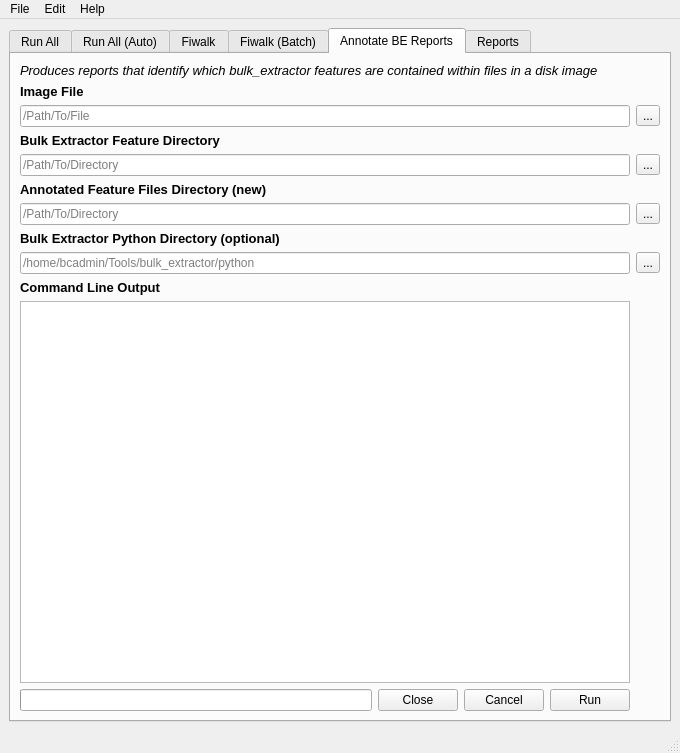
<?xml version="1.0" encoding="UTF-8"?>
<ui version="4.0">
 <class>MainWindow</class>
 <widget class="QMainWindow" name="MainWindow">
  <property name="geometry">
   <rect>
    <x>0</x>
    <y>0</y>
    <width>680</width>
    <height>753</height>
   </rect>
  </property>
  <property name="windowTitle">
   <string>BitCurator Reporting Tool</string>
  </property>
  <widget class="QWidget" name="centralwidget">
   <layout class="QGridLayout" name="gridLayout">
    <item row="0" column="0">
     <widget class="QTabWidget" name="tabWidget">
      <property name="layoutDirection">
       <enum>Qt::LeftToRight</enum>
      </property>
      <property name="autoFillBackground">
       <bool>true</bool>
      </property>
      <property name="currentIndex">
       <number>4</number>
      </property>
      <widget class="QWidget" name="runAllTab">
       <attribute name="title">
        <string>Run All</string>
       </attribute>
       <layout class="QGridLayout" name="gridLayout_7">
        <item row="0" column="0" colspan="6">
         <widget class="QLabel" name="runAllHeaderLabel">
          <property name="font">
           <font>
            <pointsize>10</pointsize>
            <weight>75</weight>
            <italic>true</italic>
            <bold>true</bold>
           </font>
          </property>
          <property name="text">
           <string>Run fiwalk, annotate the bulk_extractor output, and generate Office / PDF reports.</string>
          </property>
          <property name="wordWrap">
           <bool>true</bool>
          </property>
         </widget>
        </item>
        <item row="1" column="3" colspan="2">
         <widget class="QPushButton" name="runAllBEViewerButton">
          <property name="sizePolicy">
           <sizepolicy hsizetype="Fixed" vsizetype="Fixed">
            <horstretch>0</horstretch>
            <verstretch>0</verstretch>
           </sizepolicy>
          </property>
          <property name="text">
           <string>Launch BEViewer</string>
          </property>
         </widget>
        </item>
        <item row="2" column="0">
         <widget class="QLabel" name="runAllImageFileLabel">
          <property name="font">
           <font>
            <pointsize>10</pointsize>
            <weight>75</weight>
            <bold>true</bold>
           </font>
          </property>
          <property name="text">
           <string>Image File</string>
          </property>
         </widget>
        </item>
        <item row="3" column="5">
         <widget class="QToolButton" name="runAllImageFileToolButton">
          <property name="text">
           <string>...</string>
          </property>
         </widget>
        </item>
        <item row="5" column="5">
         <widget class="QToolButton" name="runAllBEDirectoryToolButton">
          <property name="text">
           <string>...</string>
          </property>
         </widget>
        </item>
        <item row="7" column="5">
         <widget class="QToolButton" name="runAllOutputDirToolButton">
          <property name="text">
           <string>...</string>
          </property>
         </widget>
        </item>
        <item row="9" column="5">
         <widget class="QToolButton" name="runAllConfigToolButton">
          <property name="text">
           <string>...</string>
          </property>
         </widget>
        </item>
        <item row="13" column="0">
         <widget class="QLabel" name="runAllTextEditLabel">
          <property name="font">
           <font>
            <pointsize>10</pointsize>
            <weight>75</weight>
            <bold>true</bold>
           </font>
          </property>
          <property name="text">
           <string>Command Line Output</string>
          </property>
         </widget>
        </item>
        <item row="15" column="0">
         <widget class="QProgressBar" name="runAllProgress">
          <property name="maximum">
           <number>1</number>
          </property>
          <property name="value">
           <number>-1</number>
          </property>
         </widget>
        </item>
        <item row="15" column="1">
         <widget class="QPushButton" name="runAllClose">
          <property name="sizePolicy">
           <sizepolicy hsizetype="Fixed" vsizetype="Fixed">
            <horstretch>0</horstretch>
            <verstretch>0</verstretch>
           </sizepolicy>
          </property>
          <property name="text">
           <string>Close</string>
          </property>
         </widget>
        </item>
        <item row="15" column="2" colspan="2">
         <widget class="QPushButton" name="runAllCancel">
          <property name="sizePolicy">
           <sizepolicy hsizetype="Fixed" vsizetype="Fixed">
            <horstretch>0</horstretch>
            <verstretch>0</verstretch>
           </sizepolicy>
          </property>
          <property name="text">
           <string>Cancel</string>
          </property>
         </widget>
        </item>
        <item row="15" column="4">
         <widget class="QPushButton" name="runAllRun">
          <property name="sizePolicy">
           <sizepolicy hsizetype="Fixed" vsizetype="Fixed">
            <horstretch>0</horstretch>
            <verstretch>0</verstretch>
           </sizepolicy>
          </property>
          <property name="text">
           <string>Run</string>
          </property>
         </widget>
        </item>
        <item row="14" column="0" colspan="5">
         <widget class="QTextEdit" name="runAllTextEdit">
          <property name="autoFillBackground">
           <bool>true</bool>
          </property>
          <property name="textInteractionFlags">
           <set>Qt::TextSelectableByKeyboard|Qt::TextSelectableByMouse</set>
          </property>
         </widget>
        </item>
        <item row="9" column="0" colspan="5">
         <widget class="QLineEdit" name="runAllConfigLineEdit">
          <property name="placeholderText">
           <string>/Path/To/File</string>
          </property>
         </widget>
        </item>
        <item row="7" column="0" colspan="5">
         <widget class="QLineEdit" name="runAllLineEditLabel">
          <property name="placeholderText">
           <string>/Path/To/Directory</string>
          </property>
         </widget>
        </item>
        <item row="5" column="0" colspan="5">
         <widget class="QLineEdit" name="runAllBEDirectoryLineEdit">
          <property name="placeholderText">
           <string>/Path/To/Directory</string>
          </property>
         </widget>
        </item>
        <item row="3" column="0" colspan="5">
         <widget class="QLineEdit" name="runAllImageFileLineEdit">
          <property name="text">
           <string/>
          </property>
          <property name="maxLength">
           <number>0</number>
          </property>
          <property name="placeholderText">
           <string>/Path/To/File</string>
          </property>
         </widget>
        </item>
        <item row="4" column="0" colspan="5">
         <widget class="QLabel" name="runAllBEDirectoryLabel">
          <property name="font">
           <font>
            <pointsize>10</pointsize>
            <weight>75</weight>
            <bold>true</bold>
           </font>
          </property>
          <property name="text">
           <string>Bulk Extractor Feature Directory</string>
          </property>
         </widget>
        </item>
        <item row="6" column="0" colspan="5">
         <widget class="QLabel" name="runAllOutputDirLabel">
          <property name="font">
           <font>
            <pointsize>10</pointsize>
            <weight>75</weight>
            <bold>true</bold>
           </font>
          </property>
          <property name="text">
           <string>Output Directory (fiwalk output, annotated features, and reports will appear in here)</string>
          </property>
         </widget>
        </item>
        <item row="1" column="0" colspan="2">
         <widget class="QLabel" name="runaAllBEDescriptorLabel">
          <property name="font">
           <font>
            <pointsize>10</pointsize>
            <italic>true</italic>
           </font>
          </property>
          <property name="text">
           <string>If you haven't run bulk_extractor yet, use the button to the right to launch and run it first.</string>
          </property>
          <property name="wordWrap">
           <bool>true</bool>
          </property>
         </widget>
        </item>
        <item row="8" column="0" colspan="5">
         <widget class="QLabel" name="runAllConfigLabel">
          <property name="font">
           <font>
            <pointsize>10</pointsize>
            <weight>75</weight>
            <bold>true</bold>
           </font>
          </property>
          <property name="text">
           <string>Config File (Optional)</string>
          </property>
         </widget>
        </item>
        <item row="10" column="0" colspan="5">
         <widget class="QCheckBox" name="runAllDisableFiwalkXLSXCheck">
          <property name="text">
           <string>Disable fiwalk XLSX report (reduces runtime; DFXML will still be created)</string>
          </property>
         </widget>
        </item>
        <item row="11" column="0" colspan="5">
         <widget class="QCheckBox" name="runAllDisableAnnotatedXLSXCheck">
          <property name="text">
           <string>Disable annotated features XLSX reports (reduces runtime)</string>
          </property>
         </widget>
        </item>
        <item row="12" column="0" colspan="5">
         <widget class="QCheckBox" name="runAllDisablePDFCheck">
          <property name="text">
           <string>Disable PDF reports (reduces runtime)</string>
          </property>
         </widget>
        </item>
       </layout>
      </widget>
      <widget class="QWidget" name="runAllAutoTab">
       <attribute name="title">
        <string>Run All (Auto)</string>
       </attribute>
       <layout class="QGridLayout" name="gridLayout_6">
        <item row="0" column="0" colspan="5">
         <widget class="QLabel" name="runAllAutoHeaderLabel">
          <property name="font">
           <font>
            <pointsize>10</pointsize>
            <weight>75</weight>
            <italic>true</italic>
            <bold>true</bold>
           </font>
          </property>
          <property name="text">
           <string>Run fiwalk, annotate the bulk_extractor output, and generate Office / PDF reports.</string>
          </property>
          <property name="wordWrap">
           <bool>true</bool>
          </property>
         </widget>
        </item>
        <item row="1" column="0" colspan="4">
         <widget class="QLabel" name="runAllAutoDescriptorLabel">
          <property name="font">
           <font>
            <pointsize>10</pointsize>
            <italic>true</italic>
           </font>
          </property>
          <property name="text">
           <string>All tools, including bulk_extractor, will be run automatically with their default settings. By default, all reports will be placed in a new directory named [IMAGE_NAME]-reports in the directory in which the image is located. You may choose a different output directory using the option below.</string>
          </property>
          <property name="wordWrap">
           <bool>true</bool>
          </property>
         </widget>
        </item>
        <item row="2" column="0">
         <widget class="QLabel" name="runAllAutoImageFileLabel">
          <property name="font">
           <font>
            <pointsize>10</pointsize>
            <weight>75</weight>
            <bold>true</bold>
           </font>
          </property>
          <property name="text">
           <string>Image File</string>
          </property>
         </widget>
        </item>
        <item row="3" column="4">
         <widget class="QToolButton" name="runAllAutoImageFileToolButton">
          <property name="text">
           <string>...</string>
          </property>
         </widget>
        </item>
        <item row="4" column="0">
         <widget class="QCheckBox" name="runAllAutoOutputDirCheckBox">
          <property name="text">
           <string>Use Custom Output Directory</string>
          </property>
         </widget>
        </item>
        <item row="5" column="0" colspan="2">
         <widget class="QLabel" name="runAllAutoOutputDirLabel">
          <property name="font">
           <font>
            <pointsize>10</pointsize>
            <weight>75</weight>
            <bold>true</bold>
           </font>
          </property>
          <property name="text">
           <string>Custom Output Directory (ignored unless checkbox is selected)</string>
          </property>
         </widget>
        </item>
        <item row="6" column="4">
         <widget class="QToolButton" name="runAllAutoOutputDirToolButton">
          <property name="text">
           <string>...</string>
          </property>
         </widget>
        </item>
        <item row="7" column="0" colspan="2">
         <widget class="QCheckBox" name="runAllAutoDisableFiwalkXLSXCheck">
          <property name="text">
           <string>Disable fiwalk XLSX report (DFXML will still be created)</string>
          </property>
         </widget>
        </item>
        <item row="8" column="0" colspan="2">
         <widget class="QCheckBox" name="runAllAutoDisableAnnotatedXLSXCheck">
          <property name="text">
           <string>Disable annotated features XLSX reports</string>
          </property>
         </widget>
        </item>
        <item row="9" column="0" colspan="2">
         <widget class="QCheckBox" name="runAllAutoDisablePDFCheck">
          <property name="text">
           <string>Disable PDF reports</string>
          </property>
         </widget>
        </item>
        <item row="10" column="0">
         <widget class="QLabel" name="runAllAutoTextEditLabel">
          <property name="font">
           <font>
            <pointsize>10</pointsize>
            <weight>75</weight>
            <bold>true</bold>
           </font>
          </property>
          <property name="text">
           <string>Command Line Output</string>
          </property>
         </widget>
        </item>
        <item row="12" column="0">
         <widget class="QProgressBar" name="runAllAutoProgress">
          <property name="maximum">
           <number>1</number>
          </property>
          <property name="value">
           <number>-1</number>
          </property>
         </widget>
        </item>
        <item row="12" column="1">
         <widget class="QPushButton" name="runAllAutoClose">
          <property name="sizePolicy">
           <sizepolicy hsizetype="Fixed" vsizetype="Fixed">
            <horstretch>0</horstretch>
            <verstretch>0</verstretch>
           </sizepolicy>
          </property>
          <property name="text">
           <string>Close</string>
          </property>
         </widget>
        </item>
        <item row="12" column="2">
         <widget class="QPushButton" name="runAllAutoCancel">
          <property name="sizePolicy">
           <sizepolicy hsizetype="Fixed" vsizetype="Fixed">
            <horstretch>0</horstretch>
            <verstretch>0</verstretch>
           </sizepolicy>
          </property>
          <property name="text">
           <string>Cancel</string>
          </property>
         </widget>
        </item>
        <item row="12" column="3">
         <widget class="QPushButton" name="runAllAutoRun">
          <property name="sizePolicy">
           <sizepolicy hsizetype="Fixed" vsizetype="Fixed">
            <horstretch>0</horstretch>
            <verstretch>0</verstretch>
           </sizepolicy>
          </property>
          <property name="text">
           <string>Run</string>
          </property>
         </widget>
        </item>
        <item row="3" column="0" colspan="4">
         <widget class="QLineEdit" name="runAllAutoImageFileLineEdit">
          <property name="maxLength">
           <number>0</number>
          </property>
          <property name="placeholderText">
           <string>/Path/To/File</string>
          </property>
         </widget>
        </item>
        <item row="6" column="0" colspan="4">
         <widget class="QLineEdit" name="runAllAutoOutputDirLineEdit">
          <property name="placeholderText">
           <string>/Path/To/Directory</string>
          </property>
         </widget>
        </item>
        <item row="11" column="0" colspan="4">
         <widget class="QTextEdit" name="runAllAutoTextEdit">
          <property name="autoFillBackground">
           <bool>true</bool>
          </property>
          <property name="textInteractionFlags">
           <set>Qt::TextSelectableByKeyboard|Qt::TextSelectableByMouse</set>
          </property>
         </widget>
        </item>
       </layout>
      </widget>
      <widget class="QWidget" name="fiwalkTab">
       <attribute name="title">
        <string>Fiwalk</string>
       </attribute>
       <layout class="QGridLayout" name="gridLayout_3">
        <item row="0" column="0" colspan="5">
         <widget class="QLabel" name="fiwalkHeaderLabel">
          <property name="font">
           <font>
            <pointsize>10</pointsize>
            <italic>true</italic>
           </font>
          </property>
          <property name="text">
           <string>Fiwalk produces a DFXML file showing the volumes, directories, and files contained within a disk image. Output is an XML file named [IMAGE_NAME].xml in the same directory unless otherwise specified.</string>
          </property>
          <property name="wordWrap">
           <bool>true</bool>
          </property>
         </widget>
        </item>
        <item row="1" column="0">
         <widget class="QLabel" name="fiwalkImageFileLabel">
          <property name="font">
           <font>
            <pointsize>10</pointsize>
            <weight>75</weight>
            <bold>true</bold>
           </font>
          </property>
          <property name="text">
           <string>&lt;html&gt;&lt;head/&gt;&lt;body&gt;&lt;p&gt;&lt;span style=&quot; font-size:10pt; font-weight:600;&quot;&gt;Image File&lt;/span&gt;&lt;/p&gt;&lt;/body&gt;&lt;/html&gt;</string>
          </property>
         </widget>
        </item>
        <item row="2" column="4">
         <widget class="QToolButton" name="fiwalkImageFileToolButton">
          <property name="text">
           <string>...</string>
          </property>
         </widget>
        </item>
        <item row="3" column="0">
         <widget class="QCheckBox" name="fiwalkOutputFileCheckBox">
          <property name="text">
           <string>Use Custom DFXML File Name</string>
          </property>
         </widget>
        </item>
        <item row="4" column="0" colspan="2">
         <widget class="QLabel" name="fiwalkOutputFileLabel">
          <property name="font">
           <font>
            <pointsize>10</pointsize>
            <weight>75</weight>
            <bold>true</bold>
           </font>
          </property>
          <property name="text">
           <string>Custom DFXML File Name (ignored unless checkbox is selected!)</string>
          </property>
         </widget>
        </item>
        <item row="5" column="4">
         <widget class="QToolButton" name="fiwalkOutputFileToolButton">
          <property name="text">
           <string>...</string>
          </property>
         </widget>
        </item>
        <item row="6" column="0" colspan="2">
         <widget class="QCheckBox" name="fiwalkFormatCheck">
          <property name="text">
           <string>Enable format identification using 'file' (increases runtime)</string>
          </property>
          <property name="checked">
           <bool>true</bool>
          </property>
         </widget>
        </item>
        <item row="7" column="0" colspan="2">
         <widget class="QCheckBox" name="fiwalkMD5Check">
          <property name="text">
           <string>Enable MD5 checksums in output (increases runtime)</string>
          </property>
          <property name="checked">
           <bool>true</bool>
          </property>
         </widget>
        </item>
        <item row="8" column="0" colspan="2">
         <widget class="QCheckBox" name="fiwalkSHACheck">
          <property name="text">
           <string>Enable SHA256 checksums in output (increases runtime)</string>
          </property>
         </widget>
        </item>
        <item row="9" column="0">
         <widget class="QLabel" name="fiwalkTextEditLabel">
          <property name="font">
           <font>
            <pointsize>10</pointsize>
            <weight>75</weight>
            <bold>true</bold>
           </font>
          </property>
          <property name="text">
           <string>Command line output:</string>
          </property>
         </widget>
        </item>
        <item row="11" column="0">
         <widget class="QProgressBar" name="fiwalkProgress">
          <property name="maximum">
           <number>1</number>
          </property>
          <property name="value">
           <number>-1</number>
          </property>
         </widget>
        </item>
        <item row="11" column="1">
         <widget class="QPushButton" name="fiwalkClose">
          <property name="sizePolicy">
           <sizepolicy hsizetype="Fixed" vsizetype="Fixed">
            <horstretch>0</horstretch>
            <verstretch>0</verstretch>
           </sizepolicy>
          </property>
          <property name="text">
           <string>Close</string>
          </property>
         </widget>
        </item>
        <item row="11" column="2">
         <widget class="QPushButton" name="fiwalkCancel">
          <property name="sizePolicy">
           <sizepolicy hsizetype="Fixed" vsizetype="Minimum">
            <horstretch>0</horstretch>
            <verstretch>0</verstretch>
           </sizepolicy>
          </property>
          <property name="text">
           <string>Cancel</string>
          </property>
         </widget>
        </item>
        <item row="11" column="3">
         <widget class="QPushButton" name="fiwalkRun">
          <property name="sizePolicy">
           <sizepolicy hsizetype="Fixed" vsizetype="Fixed">
            <horstretch>0</horstretch>
            <verstretch>0</verstretch>
           </sizepolicy>
          </property>
          <property name="text">
           <string>Run</string>
          </property>
         </widget>
        </item>
        <item row="2" column="0" colspan="4">
         <widget class="QLineEdit" name="fiwalkImageFileLineEdit">
          <property name="placeholderText">
           <string>/Path/To/File</string>
          </property>
         </widget>
        </item>
        <item row="5" column="0" colspan="4">
         <widget class="QLineEdit" name="fiwalkOutputFileLineEdit">
          <property name="placeholderText">
           <string>/Path/To/File</string>
          </property>
         </widget>
        </item>
        <item row="10" column="0" colspan="4">
         <widget class="QTextEdit" name="fiwalkTextEdit">
          <property name="textInteractionFlags">
           <set>Qt::TextSelectableByKeyboard|Qt::TextSelectableByMouse</set>
          </property>
         </widget>
        </item>
       </layout>
      </widget>
      <widget class="QWidget" name="fiwalkBatchTab">
       <attribute name="title">
        <string>Fiwalk (Batch)</string>
       </attribute>
       <layout class="QGridLayout" name="gridLayout_5">
        <item row="0" column="0" colspan="5">
         <widget class="QLabel" name="fiwalkBatchHeaderLabel">
          <property name="font">
           <font>
            <pointsize>10</pointsize>
            <italic>true</italic>
           </font>
          </property>
          <property name="text">
           <string>Fiwalk produces a DFXML file showing the volumes, directories, and files contained within a disk image. In this tab, you can point fiwalk at a directory containing one or more E01, AFF, or raw disk images. Output files will be named [IMAGE_NAME].xml</string>
          </property>
          <property name="wordWrap">
           <bool>true</bool>
          </property>
         </widget>
        </item>
        <item row="1" column="0">
         <widget class="QLabel" name="fiwalkBatchImageLabel">
          <property name="font">
           <font>
            <pointsize>10</pointsize>
            <weight>75</weight>
            <bold>true</bold>
           </font>
          </property>
          <property name="text">
           <string>&lt;html&gt;&lt;head/&gt;&lt;body&gt;&lt;p&gt;Directory Containing Image Files&lt;/p&gt;&lt;/body&gt;&lt;/html&gt;</string>
          </property>
         </widget>
        </item>
        <item row="2" column="4">
         <widget class="QToolButton" name="fiwalkBatchImageToolButton">
          <property name="text">
           <string>...</string>
          </property>
         </widget>
        </item>
        <item row="3" column="0">
         <widget class="QCheckBox" name="fiwalkBatchCustomDirCheck">
          <property name="text">
           <string>Use Custom Output Directory</string>
          </property>
         </widget>
        </item>
        <item row="4" column="0" colspan="2">
         <widget class="QLabel" name="fiwalkBatchCustomDirLabel">
          <property name="font">
           <font>
            <pointsize>10</pointsize>
            <weight>75</weight>
            <bold>true</bold>
           </font>
          </property>
          <property name="text">
           <string>Custom Output Directory (ignored unless checkbox is selected!)</string>
          </property>
         </widget>
        </item>
        <item row="5" column="4">
         <widget class="QToolButton" name="fiwalkBatchCustomDirToolButton">
          <property name="text">
           <string>...</string>
          </property>
         </widget>
        </item>
        <item row="6" column="0" colspan="2">
         <widget class="QCheckBox" name="fiwalkBatchFormatCheck">
          <property name="text">
           <string>Enable format identification using 'file' (increases runtime)</string>
          </property>
          <property name="checked">
           <bool>true</bool>
          </property>
         </widget>
        </item>
        <item row="7" column="0" colspan="2">
         <widget class="QCheckBox" name="fiwalkBatchMD5Check">
          <property name="text">
           <string>Enable MD5 checksums in output (increases runtime)</string>
          </property>
          <property name="checked">
           <bool>true</bool>
          </property>
         </widget>
        </item>
        <item row="8" column="0" colspan="2">
         <widget class="QCheckBox" name="fiwalkBatchSHACheck">
          <property name="text">
           <string>Enable SHA256 checksums in output (increases runtime)</string>
          </property>
         </widget>
        </item>
        <item row="9" column="0">
         <widget class="QLabel" name="fiwalkBatchTextEditLabel">
          <property name="font">
           <font>
            <pointsize>10</pointsize>
            <weight>75</weight>
            <bold>true</bold>
           </font>
          </property>
          <property name="text">
           <string>Command line output:</string>
          </property>
         </widget>
        </item>
        <item row="11" column="0">
         <widget class="QProgressBar" name="fiwalkBatchProgress">
          <property name="maximum">
           <number>1</number>
          </property>
          <property name="value">
           <number>-1</number>
          </property>
         </widget>
        </item>
        <item row="11" column="1">
         <widget class="QPushButton" name="fiwalkBatchClose">
          <property name="sizePolicy">
           <sizepolicy hsizetype="Fixed" vsizetype="Fixed">
            <horstretch>0</horstretch>
            <verstretch>0</verstretch>
           </sizepolicy>
          </property>
          <property name="text">
           <string>Close</string>
          </property>
         </widget>
        </item>
        <item row="11" column="2">
         <widget class="QPushButton" name="fiwalkBatchCancel">
          <property name="sizePolicy">
           <sizepolicy hsizetype="Fixed" vsizetype="Minimum">
            <horstretch>0</horstretch>
            <verstretch>0</verstretch>
           </sizepolicy>
          </property>
          <property name="text">
           <string>Cancel</string>
          </property>
         </widget>
        </item>
        <item row="11" column="3">
         <widget class="QPushButton" name="fiwalkBatchRun">
          <property name="sizePolicy">
           <sizepolicy hsizetype="Fixed" vsizetype="Fixed">
            <horstretch>0</horstretch>
            <verstretch>0</verstretch>
           </sizepolicy>
          </property>
          <property name="text">
           <string>Run</string>
          </property>
         </widget>
        </item>
        <item row="10" column="0" colspan="4">
         <widget class="QTextEdit" name="fiwalkBatchTextEdit">
          <property name="textInteractionFlags">
           <set>Qt::TextSelectableByKeyboard|Qt::TextSelectableByMouse</set>
          </property>
         </widget>
        </item>
        <item row="5" column="0" colspan="4">
         <widget class="QLineEdit" name="fiwalkBatchCustomDirLineEdit">
          <property name="placeholderText">
           <string>/Path/To/Directory</string>
          </property>
         </widget>
        </item>
        <item row="2" column="0" colspan="4">
         <widget class="QLineEdit" name="fiwalkBatchImageLineEdit">
          <property name="text">
           <string/>
          </property>
          <property name="placeholderText">
           <string>/Path/To/Directory</string>
          </property>
         </widget>
        </item>
       </layout>
      </widget>
      <widget class="QWidget" name="annTab">
       <attribute name="title">
        <string>Annotate BE Reports</string>
       </attribute>
       <layout class="QGridLayout" name="gridLayout_4">
        <item row="0" column="0" colspan="5">
         <widget class="QLabel" name="annHeaderLabel">
          <property name="font">
           <font>
            <pointsize>10</pointsize>
            <italic>true</italic>
           </font>
          </property>
          <property name="text">
           <string>Produces reports that identify which bulk_extractor features are contained within files in a disk image</string>
          </property>
          <property name="wordWrap">
           <bool>true</bool>
          </property>
         </widget>
        </item>
        <item row="1" column="0">
         <widget class="QLabel" name="annImageLabel">
          <property name="font">
           <font>
            <pointsize>10</pointsize>
            <weight>75</weight>
            <bold>true</bold>
           </font>
          </property>
          <property name="text">
           <string>Image File</string>
          </property>
         </widget>
        </item>
        <item row="2" column="4">
         <widget class="QToolButton" name="annImageToolButton">
          <property name="text">
           <string>...</string>
          </property>
         </widget>
        </item>
        <item row="3" column="0">
         <widget class="QLabel" name="annBEFeatureLabel">
          <property name="font">
           <font>
            <pointsize>10</pointsize>
            <weight>75</weight>
            <bold>true</bold>
           </font>
          </property>
          <property name="text">
           <string>Bulk Extractor Feature Directory</string>
          </property>
         </widget>
        </item>
        <item row="4" column="4">
         <widget class="QToolButton" name="annBEFeatureToolButton">
          <property name="text">
           <string>...</string>
          </property>
         </widget>
        </item>
        <item row="5" column="0">
         <widget class="QLabel" name="annOutDirLabel">
          <property name="font">
           <font>
            <pointsize>10</pointsize>
            <weight>75</weight>
            <bold>true</bold>
           </font>
          </property>
          <property name="text">
           <string>Annotated Feature Files Directory (new)</string>
          </property>
         </widget>
        </item>
        <item row="6" column="4">
         <widget class="QToolButton" name="annOutDirToolButton">
          <property name="text">
           <string>...</string>
          </property>
         </widget>
        </item>
        <item row="7" column="0">
         <widget class="QLabel" name="annBEPyDirLabel">
          <property name="font">
           <font>
            <pointsize>10</pointsize>
            <weight>75</weight>
            <bold>true</bold>
           </font>
          </property>
          <property name="text">
           <string>Bulk Extractor Python Directory (optional)</string>
          </property>
         </widget>
        </item>
        <item row="8" column="4">
         <widget class="QToolButton" name="annBEPyDirToolButton">
          <property name="text">
           <string>...</string>
          </property>
         </widget>
        </item>
        <item row="9" column="0">
         <widget class="QLabel" name="annBETextEditLabel">
          <property name="font">
           <font>
            <pointsize>10</pointsize>
            <weight>75</weight>
            <bold>true</bold>
           </font>
          </property>
          <property name="text">
           <string>Command Line Output</string>
          </property>
         </widget>
        </item>
        <item row="11" column="0">
         <widget class="QProgressBar" name="annProgress">
          <property name="maximum">
           <number>1</number>
          </property>
          <property name="value">
           <number>-1</number>
          </property>
         </widget>
        </item>
        <item row="11" column="1">
         <widget class="QPushButton" name="annClose">
          <property name="sizePolicy">
           <sizepolicy hsizetype="Fixed" vsizetype="Fixed">
            <horstretch>0</horstretch>
            <verstretch>0</verstretch>
           </sizepolicy>
          </property>
          <property name="text">
           <string>Close</string>
          </property>
         </widget>
        </item>
        <item row="11" column="2">
         <widget class="QPushButton" name="annCancel">
          <property name="sizePolicy">
           <sizepolicy hsizetype="Fixed" vsizetype="Fixed">
            <horstretch>0</horstretch>
            <verstretch>0</verstretch>
           </sizepolicy>
          </property>
          <property name="text">
           <string>Cancel</string>
          </property>
         </widget>
        </item>
        <item row="11" column="3">
         <widget class="QPushButton" name="annRun">
          <property name="sizePolicy">
           <sizepolicy hsizetype="Fixed" vsizetype="Fixed">
            <horstretch>0</horstretch>
            <verstretch>0</verstretch>
           </sizepolicy>
          </property>
          <property name="text">
           <string>Run</string>
          </property>
         </widget>
        </item>
        <item row="10" column="0" colspan="4">
         <widget class="QTextEdit" name="annBETextEdit">
          <property name="autoFillBackground">
           <bool>true</bool>
          </property>
          <property name="textInteractionFlags">
           <set>Qt::TextSelectableByKeyboard|Qt::TextSelectableByMouse</set>
          </property>
         </widget>
        </item>
        <item row="8" column="0" colspan="4">
         <widget class="QLineEdit" name="annBEPyDirLineEdit">
          <property name="text">
           <string/>
          </property>
          <property name="placeholderText">
           <string>/home/bcadmin/Tools/bulk_extractor/python</string>
          </property>
         </widget>
        </item>
        <item row="6" column="0" colspan="4">
         <widget class="QLineEdit" name="annOutDirLineEdit">
          <property name="placeholderText">
           <string>/Path/To/Directory</string>
          </property>
         </widget>
        </item>
        <item row="4" column="0" colspan="4">
         <widget class="QLineEdit" name="annBEFeatureLineEdit">
          <property name="text">
           <string/>
          </property>
          <property name="placeholderText">
           <string>/Path/To/Directory</string>
          </property>
         </widget>
        </item>
        <item row="2" column="0" colspan="4">
         <widget class="QLineEdit" name="annImageLineEdit">
          <property name="text">
           <string/>
          </property>
          <property name="placeholderText">
           <string>/Path/To/File</string>
          </property>
         </widget>
        </item>
       </layout>
      </widget>
      <widget class="QWidget" name="reportsTab">
       <attribute name="title">
        <string>Reports</string>
       </attribute>
       <layout class="QGridLayout" name="gridLayout_2">
        <item row="0" column="0" colspan="5">
         <widget class="QLabel" name="reportsHeaderLabel">
          <property name="font">
           <font>
            <pointsize>10</pointsize>
            <italic>true</italic>
           </font>
          </property>
          <property name="text">
           <string>Produces Office Open XML and PDF Reports. Use only if you have already run fiwalk and bulk_extractor.</string>
          </property>
          <property name="wordWrap">
           <bool>true</bool>
          </property>
         </widget>
        </item>
        <item row="1" column="0">
         <widget class="QLabel" name="reportsFiwalkLabel">
          <property name="font">
           <font>
            <pointsize>10</pointsize>
            <weight>75</weight>
            <bold>true</bold>
           </font>
          </property>
          <property name="text">
           <string>Fiwalk XML File</string>
          </property>
         </widget>
        </item>
        <item row="2" column="4">
         <widget class="QToolButton" name="reportsFiwalkToolButton">
          <property name="text">
           <string>...</string>
          </property>
         </widget>
        </item>
        <item row="3" column="0">
         <widget class="QLabel" name="reportsAnnDirLabel">
          <property name="font">
           <font>
            <pointsize>10</pointsize>
            <weight>75</weight>
            <bold>true</bold>
           </font>
          </property>
          <property name="text">
           <string>Annotated Feature Files Directory</string>
          </property>
         </widget>
        </item>
        <item row="4" column="4">
         <widget class="QToolButton" name="reportsAnnDirToolButton">
          <property name="text">
           <string>...</string>
          </property>
         </widget>
        </item>
        <item row="5" column="0">
         <widget class="QLabel" name="reportsOutDirLabel">
          <property name="font">
           <font>
            <pointsize>10</pointsize>
            <weight>75</weight>
            <bold>true</bold>
           </font>
          </property>
          <property name="text">
           <string>Output Directory for Reports</string>
          </property>
         </widget>
        </item>
        <item row="6" column="4">
         <widget class="QToolButton" name="reportsOutDirToolButton">
          <property name="text">
           <string>...</string>
          </property>
         </widget>
        </item>
        <item row="7" column="0">
         <widget class="QLabel" name="reportsConfigLabel">
          <property name="font">
           <font>
            <pointsize>10</pointsize>
            <weight>75</weight>
            <bold>true</bold>
           </font>
          </property>
          <property name="text">
           <string>Config File (Optional)</string>
          </property>
         </widget>
        </item>
        <item row="8" column="4">
         <widget class="QToolButton" name="reportsCOnfigFileToolButton">
          <property name="text">
           <string>...</string>
          </property>
         </widget>
        </item>
        <item row="9" column="0">
         <widget class="QLabel" name="reportsTextEditLabel">
          <property name="font">
           <font>
            <pointsize>10</pointsize>
            <weight>75</weight>
            <bold>true</bold>
           </font>
          </property>
          <property name="text">
           <string>Command Line Output</string>
          </property>
         </widget>
        </item>
        <item row="11" column="0">
         <widget class="QProgressBar" name="reportsProgress">
          <property name="maximum">
           <number>1</number>
          </property>
          <property name="value">
           <number>-1</number>
          </property>
         </widget>
        </item>
        <item row="11" column="1">
         <widget class="QPushButton" name="reportsClose">
          <property name="sizePolicy">
           <sizepolicy hsizetype="Fixed" vsizetype="Fixed">
            <horstretch>0</horstretch>
            <verstretch>0</verstretch>
           </sizepolicy>
          </property>
          <property name="text">
           <string>Close</string>
          </property>
         </widget>
        </item>
        <item row="11" column="2">
         <widget class="QPushButton" name="reportsCancel">
          <property name="sizePolicy">
           <sizepolicy hsizetype="Fixed" vsizetype="Fixed">
            <horstretch>0</horstretch>
            <verstretch>0</verstretch>
           </sizepolicy>
          </property>
          <property name="text">
           <string>Cancel</string>
          </property>
         </widget>
        </item>
        <item row="11" column="3">
         <widget class="QPushButton" name="reportsRun">
          <property name="sizePolicy">
           <sizepolicy hsizetype="Fixed" vsizetype="Fixed">
            <horstretch>0</horstretch>
            <verstretch>0</verstretch>
           </sizepolicy>
          </property>
          <property name="text">
           <string>Run</string>
          </property>
         </widget>
        </item>
        <item row="10" column="0" colspan="4">
         <widget class="QTextEdit" name="reportsTextEdit">
          <property name="autoFillBackground">
           <bool>true</bool>
          </property>
          <property name="textInteractionFlags">
           <set>Qt::TextSelectableByKeyboard|Qt::TextSelectableByMouse</set>
          </property>
         </widget>
        </item>
        <item row="8" column="0" colspan="4">
         <widget class="QLineEdit" name="reportsConfigLineEdit">
          <property name="placeholderText">
           <string>/Path/To/File</string>
          </property>
         </widget>
        </item>
        <item row="6" column="0" colspan="4">
         <widget class="QLineEdit" name="reportsOutDirLineEdit">
          <property name="placeholderText">
           <string>/Path/To/Directory</string>
          </property>
         </widget>
        </item>
        <item row="4" column="0" colspan="4">
         <widget class="QLineEdit" name="reportsAnnDirLineEdit">
          <property name="text">
           <string/>
          </property>
          <property name="placeholderText">
           <string>/Path/To/Directory</string>
          </property>
         </widget>
        </item>
        <item row="2" column="0" colspan="4">
         <widget class="QLineEdit" name="reportsFiwalkLineEdit">
          <property name="text">
           <string/>
          </property>
          <property name="placeholderText">
           <string>/Path/To/File</string>
          </property>
         </widget>
        </item>
       </layout>
      </widget>
     </widget>
    </item>
   </layout>
  </widget>
  <widget class="QMenuBar" name="menubar">
   <property name="geometry">
    <rect>
     <x>0</x>
     <y>0</y>
     <width>680</width>
     <height>25</height>
    </rect>
   </property>
   <widget class="QMenu" name="menuFile">
    <property name="title">
     <string>File</string>
    </property>
    <addaction name="actionExit"/>
   </widget>
   <widget class="QMenu" name="menuEdit">
    <property name="title">
     <string>Edit</string>
    </property>
    <addaction name="actionCopy"/>
    <addaction name="actionCut"/>
    <addaction name="actionPaste"/>
   </widget>
   <widget class="QMenu" name="menuHelp">
    <property name="title">
     <string>Help</string>
    </property>
    <addaction name="actionShow_Help"/>
   </widget>
   <addaction name="menuFile"/>
   <addaction name="menuEdit"/>
   <addaction name="menuHelp"/>
  </widget>
  <widget class="QStatusBar" name="statusbar"/>
  <action name="actionCopy">
   <property name="text">
    <string>Copy</string>
   </property>
  </action>
  <action name="actionCut">
   <property name="text">
    <string>Cut</string>
   </property>
  </action>
  <action name="actionPaste">
   <property name="text">
    <string>Paste</string>
   </property>
  </action>
  <action name="actionShow_Help">
   <property name="text">
    <string>Show Help</string>
   </property>
  </action>
  <action name="actionExit">
   <property name="text">
    <string>Exit</string>
   </property>
  </action>
 </widget>
 <tabstops>
  <tabstop>fiwalkImageFileLineEdit</tabstop>
  <tabstop>fiwalkImageFileToolButton</tabstop>
  <tabstop>fiwalkOutputFileLineEdit</tabstop>
  <tabstop>fiwalkOutputFileToolButton</tabstop>
  <tabstop>fiwalkTextEdit</tabstop>
  <tabstop>fiwalkClose</tabstop>
  <tabstop>fiwalkCancel</tabstop>
  <tabstop>fiwalkRun</tabstop>
  <tabstop>annImageLineEdit</tabstop>
  <tabstop>annImageToolButton</tabstop>
  <tabstop>annBEFeatureLineEdit</tabstop>
  <tabstop>annBEFeatureToolButton</tabstop>
  <tabstop>annOutDirLineEdit</tabstop>
  <tabstop>annOutDirToolButton</tabstop>
  <tabstop>annBEPyDirLineEdit</tabstop>
  <tabstop>annBEPyDirToolButton</tabstop>
  <tabstop>annBETextEdit</tabstop>
  <tabstop>annClose</tabstop>
  <tabstop>annCancel</tabstop>
  <tabstop>annRun</tabstop>
  <tabstop>reportsFiwalkLineEdit</tabstop>
  <tabstop>reportsFiwalkToolButton</tabstop>
  <tabstop>reportsAnnDirLineEdit</tabstop>
  <tabstop>reportsAnnDirToolButton</tabstop>
  <tabstop>reportsOutDirLineEdit</tabstop>
  <tabstop>reportsOutDirToolButton</tabstop>
  <tabstop>reportsConfigLineEdit</tabstop>
  <tabstop>reportsCOnfigFileToolButton</tabstop>
  <tabstop>reportsTextEdit</tabstop>
  <tabstop>reportsClose</tabstop>
  <tabstop>reportsCancel</tabstop>
  <tabstop>reportsRun</tabstop>
 </tabstops>
 <resources/>
 <connections/>
</ui>
